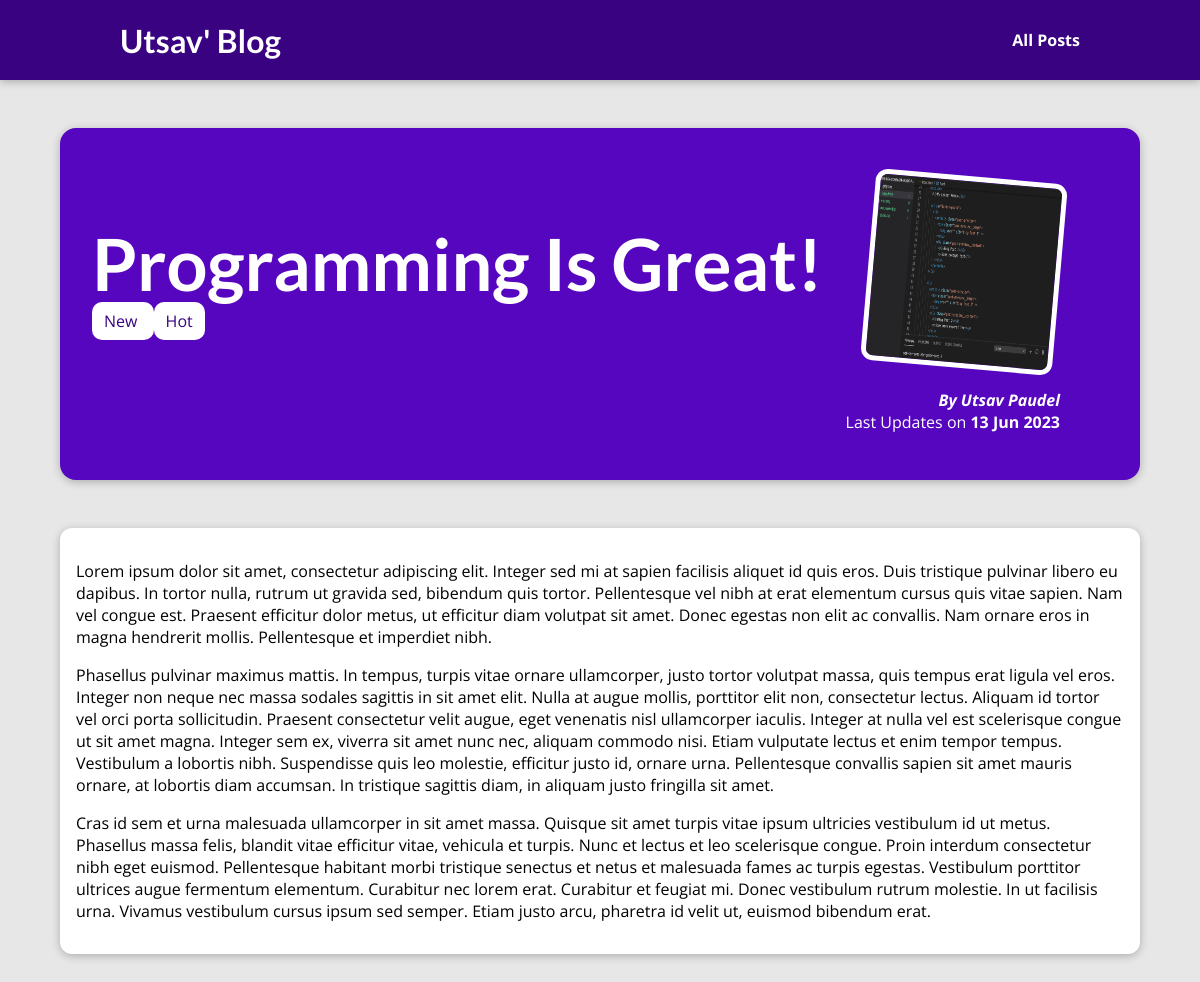
Page /posts/programming-is-fun on the committed database.
### blog/models.py (models this page shows, shortened)
class Post(models.Model):
    title = models.CharField(max_length=150)
    excerpt =  models.CharField(max_length=200)
    image_name = models.CharField(max_length=100)
    date = models.DateField(auto_now=True)
    slug = models.SlugField(unique=True, db_index=True)
    content = models.TextField(validators=[MinLengthValidator(10)])
    author = models.ForeignKey(Author,null=True, on_delete=models.SET_NULL, related_name="posts")
    tag = models.ManyToManyField(Tag)

class Tag(models.Model):
    caption =models.CharField(max_length=20)

class Author(models.Model):
    first_name = models.CharField(max_length=100)
    last_name = models.CharField(max_length=100)
    email = models.EmailField()
    def __str__(self):
        return f"{self.first_name} {self.last_name}"

### blog/views.py (the view)
# urls.py: path("posts/<slug:slug>",views.post_detail, name="post-detail-page")   #/posts/my-first-post
def post_detail(request,slug):
    identified_post = get_object_or_404(Post, slug=slug)
    return render(request, "blog/post-detail.html",{
        "post":identified_post,
        "post_tags":identified_post.tag.all()
    })

### blog/templates/blog/post-detail.html (shortened to what this page needs)
{% extends 'base.html' %}
{% load static %}
{% block css_files %}
<link rel="stylesheet" href="{% static "blog/post-details.css" %}" />
{% endblock %}
{% block content %}
    <section id="summary">
        <h2>{{post.title}}</h2>
        <div>
            {% for tag in post_tags %}
                <span class = "tag"> {{tag.caption}} </span>
            {% endfor %}
        </div>
        <article>
            <img src="{% static "blog/images/"|add:post.image_name %}" alt="{{post.title}}"/>
            <address>By <a href="mailto:{{post.author.email}}">{{post.author}}</a></address>
            <div>
                Last Updates on <time>{{post.date|date:"d M Y"}}</time>
            </div>
        </article>
    </section>
<main>
    {{post.content|linebreaks}}
</main>
{% endblock  %}

### static/app.css (style rules this page uses)
* { box-sizing: border-box; }
html { font-family: 'Open Sans', 'Lato', sans-serif; }
body { margin: 0; }
h1, h2, h3 { font-family: 'Lato', sans-serif; font-weight: bold; }

### blog/static/blog/post-details.css (style rules this page uses)
body { background-color: #e7e7e7; }
#summary { margin: 8rem auto 3rem auto; padding: 2rem; width: 90%; max-width: 90rem; border-radius: 16px; background-color: #5706c0; position: relative; box-shadow: 0 2px 8px rgba(0, 0, 0, 0.25); height: 22rem; }
#summary h2 { color: white; font-size: 4.5rem; margin-bottom: 0.25rem; }
#summary article { position: absolute; top: 2rem; right: 3rem; padding: 1rem 2rem; border-radius: 12px; text-align: right; color: white; }
#summary article img { width: 12rem; height: 12rem; border-radius: 12px; transform: rotateZ(5deg); border: 5px solid white; margin-bottom: 1rem; }
#summary address { font-weight: bold; }
#summary a { color: white; text-decoration: none; }
#summary time { font-weight: bold; }
main { width: 90%; max-width: 90rem; margin: 3rem auto; background-color: white; padding: 1rem; border-radius: 12px; box-shadow: 0 2px 8px rgba(0, 0, 0, 0.25); }
.tag { background-color:white ; color: #390281; padding: 0.5rem 0.75rem; border-radius: 10px; }

### rows in the picture
Post: title "Programming Is Great!", image_name (picture), author "Utsav Paudel", date "13 Jun 2023", content "Lorem ipsum dolor sit amet, consectetur adipiscing elit. Integer sed mi at sapien facilisis aliquet id quis eros. Duis tristique pulvinar libero eu dapibus. In tortor nulla, rutrum ut gravida sed, bibendum quis tortor. Pellentesque vel nibh at erat elementum cursus quis vitae sapien. Nam vel congue est. Praesent efficitur dolor metus, ut efficitur diam volutpat sit amet. Donec egestas non elit ac convallis. Nam ornare eros in magna hendrerit mollis. Pellentesque et imperdiet nibh. Phasellus pulvinar maximus mattis. In tempus, turpis vitae ornare ullamcorper, justo tortor volutpat massa, quis tempus erat ligula vel eros. Integer non neque nec massa sodales sagittis in sit amet elit. Nulla at…"
Tag: caption "New"
Tag: caption "Hot"
